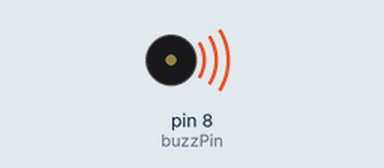
This sketch was run on a simulated Arduino Uno, built with avr-gcc and run on an emulated ATmega328P. Shown: buzzer (waves = sounding).

Above: at 0.18 s.
At 2.43 s:
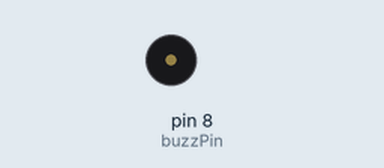
Timing chart, 0 to 3.0 s (numbered marks = the images above):
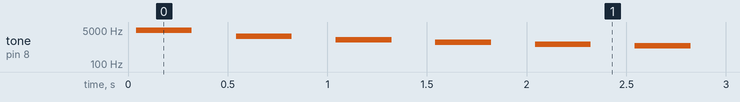

The sketch:

Lesson_02_Buzzer_scale.ino
```cpp
//  Blink modified to make a buzz
int buzzPin = 8;
int delayM = 100;
void setup() {
  pinMode(buzzPin, OUTPUT);
}

void loop() {
  //this part makes buzzer turn on for .25 sec then off for .25 sec
  long int t0 = millis();
  while (millis() - t0 < 250) {
    digitalWrite(buzzPin, HIGH);   // turn the LED on (HIGH is the voltage level)
    delayMicroseconds(delayM);     // wait
    digitalWrite(buzzPin, LOW);    // turn the LED off by making the voltage LOW
    delayMicroseconds(delayM);     // wait
  }
  delay(250);
  delayM = delayM + 100;
  if (delayM > 3000) delayM = 100;
}
```

Measured:
- by itself, tone on pin 8 (buzzPin): plays 4785 Hz for 0.28 s, 2445 Hz for 0.28 s, 1642 Hz for 0.28 s, 1236 Hz for 0.28 s, 991 Hz for 0.28 s, 827 Hz for 0.28 s … (260 notes in this stretch)
